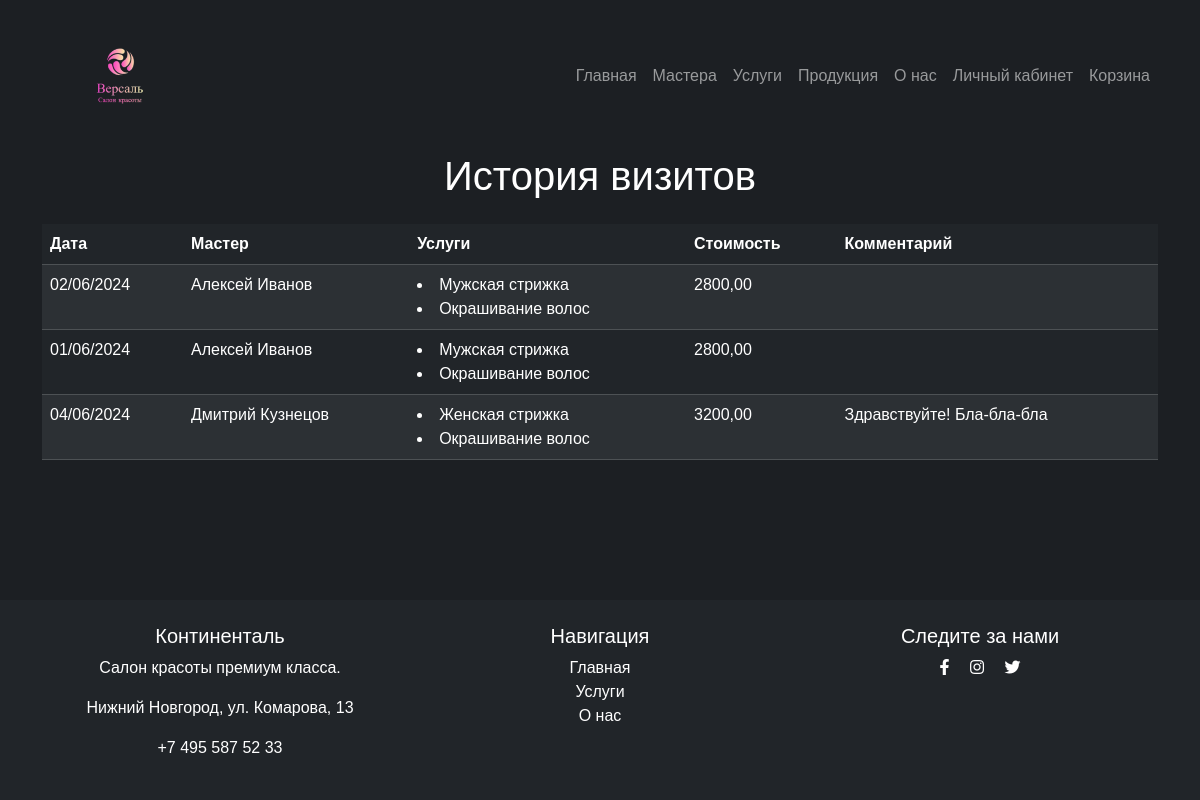
Page /account/visits_history/ (signed in) on the committed database.
### main/models.py (models this page shows, shortened)
class Appointments(models.Model):
    class AppointmentStatus(models.TextChoices):
        DECLINED = '0', 'Отклонено'
        ACCEPTED = '1', 'Принято'
        WAITING = '2', 'Ожидает ответ'
    start_datetime = models.DateTimeField(verbose_name='Дата и время начала работы', default=now)
    end_datetime = models.DateTimeField(verbose_name='Окончание работы', null=True, blank=True, default=now)
    master = models.ForeignKey(Masters, on_delete=models.DO_NOTHING, verbose_name='Мастер')
    user = models.ForeignKey(Users, on_delete=models.DO_NOTHING, verbose_name='Посетитель')
    comment = models.TextField(verbose_name='Комментарий', blank=True)
    status = models.CharField(verbose_name='Статус заявки', max_length=20,
                              choices=AppointmentStatus.choices, default=AppointmentStatus.WAITING)
    total_sum = models.DecimalField(max_digits=12, decimal_places=2, default=0, verbose_name='Итоговая сумма')
    class Meta:
        verbose_name = 'Бронирование'
        verbose_name_plural = 'Бронирования'

class AppointmentService(models.Model):
    appointment = models.ForeignKey(Appointments, on_delete=models.CASCADE, verbose_name='Заявка')
    service = models.ForeignKey(Services, on_delete=models.DO_NOTHING, verbose_name='Услуга')
    class Meta:
        verbose_name = 'Услуга бронирования'
        verbose_name_plural = 'Услуги бронирования'

### masters/models.py (models this page shows, shortened)
class Masters(models.Model):
    user: Users = models.OneToOneField(Users, on_delete=models.CASCADE, verbose_name='Пользователь')
    position = models.ForeignKey(Position,  on_delete=models.PROTECT, verbose_name='Должность')
    short_description = models.CharField(verbose_name='Краткая информация', max_length=200)
    full_description = models.TextField(verbose_name='Полная информация')
    photo = models.ImageField(verbose_name='Фотография', upload_to='images/')
    weekend = models.ManyToManyField(Weekday, verbose_name='Выходные', limit_choices_to=2)
    slug = models.SlugField(verbose_name='URL', max_length=50, unique=True, db_index=True, blank=True)
    def __str__(self):
        return f"{self.user.first_name} {self.user.last_name}"
    class Meta:
        verbose_name = 'Мастер'
        verbose_name_plural = 'Мастера'

class Users(AbstractUser):
    username = None
    email = models.EmailField(verbose_name='Почта', max_length=50, unique=True, db_index=True)
    phone_number = models.CharField(verbose_name='Номер телефона', max_length=20, unique=True)
    is_customer = models.BooleanField(verbose_name='Клиент', default=True, help_text='Уберите отметку, '
                                                                        'если пользователь является сотрудником салона')
    USERNAME_FIELD = 'email'
    REQUIRED_FIELDS = []
    objects = UserManager()
    class Meta:
        verbose_name = 'Пользователь'
        verbose_name_plural = 'Пользователи'

### services/models.py (models this page shows, shortened)
class Services(models.Model):
    title = models.CharField(verbose_name='Название', max_length=100)
    category = models.ForeignKey(Categories, on_delete=models.PROTECT, null=True, verbose_name='Категория')
    duration = models.TimeField(verbose_name='Длительность')
    cost = models.DecimalField(verbose_name='Стоимость', max_digits=5, decimal_places=0)
    class Meta:
        verbose_name = 'Услуга'
        verbose_name_plural = 'Услуги'

### main/views.py (the view)
# urls.py: path('account/visits_history/', views.visits_history, name='visits_history'),
@login_required
def visits_history(request):
    appointments = Appointments.objects.filter(user=request.user, status='1')
    visit_info = []
    for appointment in appointments:
        if appointment.start_datetime >= timezone.now():
            appointments = appointments.exclude(pk=appointment.pk)
            continue
        info = {
            'appointment': appointment,
            'services': AppointmentService.objects.filter(appointment=appointment.pk)
        }
        visit_info.append(info)
    return render(request, 'main/visits_history.html', {'visits_info': visit_info})

### main/templates/main/visits_history.html (shortened to what this page needs)
{% extends 'main/main_layout.html' %}
{% block content %}
<div class="container mt-5 space-top">
    <h1 class="text-white mb-4 text-center">История визитов</h1>
    <div class="row">
        <div class="col-md-12">
            <table class="table table-striped table-dark">
                <thead>
                    <tr>
                        <th scope="col">Дата</th>
                        <th scope="col">Мастер</th>
                        <th scope="col">Услуги</th>
                        <th scope="col">Стоимость</th>
                        <th scope="col">Комментарий</th>
                    </tr>
                </thead>
                <tbody>
                    {% for visit_info in visits_info %}
                    <tr>
                        <td>{{ visit_info.appointment.start_datetime|date:"d/m/Y" }}</td>
                        <td>{{ visit_info.appointment.master }}</td>
                        <td>
                            {% for service in visit_info.services %}
                                <li>{{ service.service.title }}</li>
                            {% endfor %}
                        </td>
                        <td>{{ visit_info.appointment.total_sum }}</td>
                        <td>{{ visit_info.appointment.comment }}</td>
                    </tr>
                    {% endfor %}
                </tbody>
            </table>
        </div>
    </div>
</div>
{% endblock %}

### main/static/main/css/main_style.css (style rules this page uses)
body { background-color: #1c1f23; font-family: helvetica, sans-serif; }
.space-top { margin-top: -5rem !important; }

### rows in the picture
Appointments: appointment.start_datetime "02/06/2024", appointment.master "Алексей Иванов", appointment.total_sum "2800,00"
AppointmentService: service "Мужская стрижка"
AppointmentService: service "Окрашивание волос"
Appointments: appointment.start_datetime "01/06/2024", appointment.master "Алексей Иванов", appointment.total_sum "2800,00"
AppointmentService: service "Мужская стрижка"
AppointmentService: service "Окрашивание волос"
Appointments: appointment.start_datetime "04/06/2024", appointment.master "Дмитрий Кузнецов", appointment.total_sum "3200,00", appointment.comment "Здравствуйте! Бла-бла-бла"
AppointmentService: service "Женская стрижка"
AppointmentService: service "Окрашивание волос"
